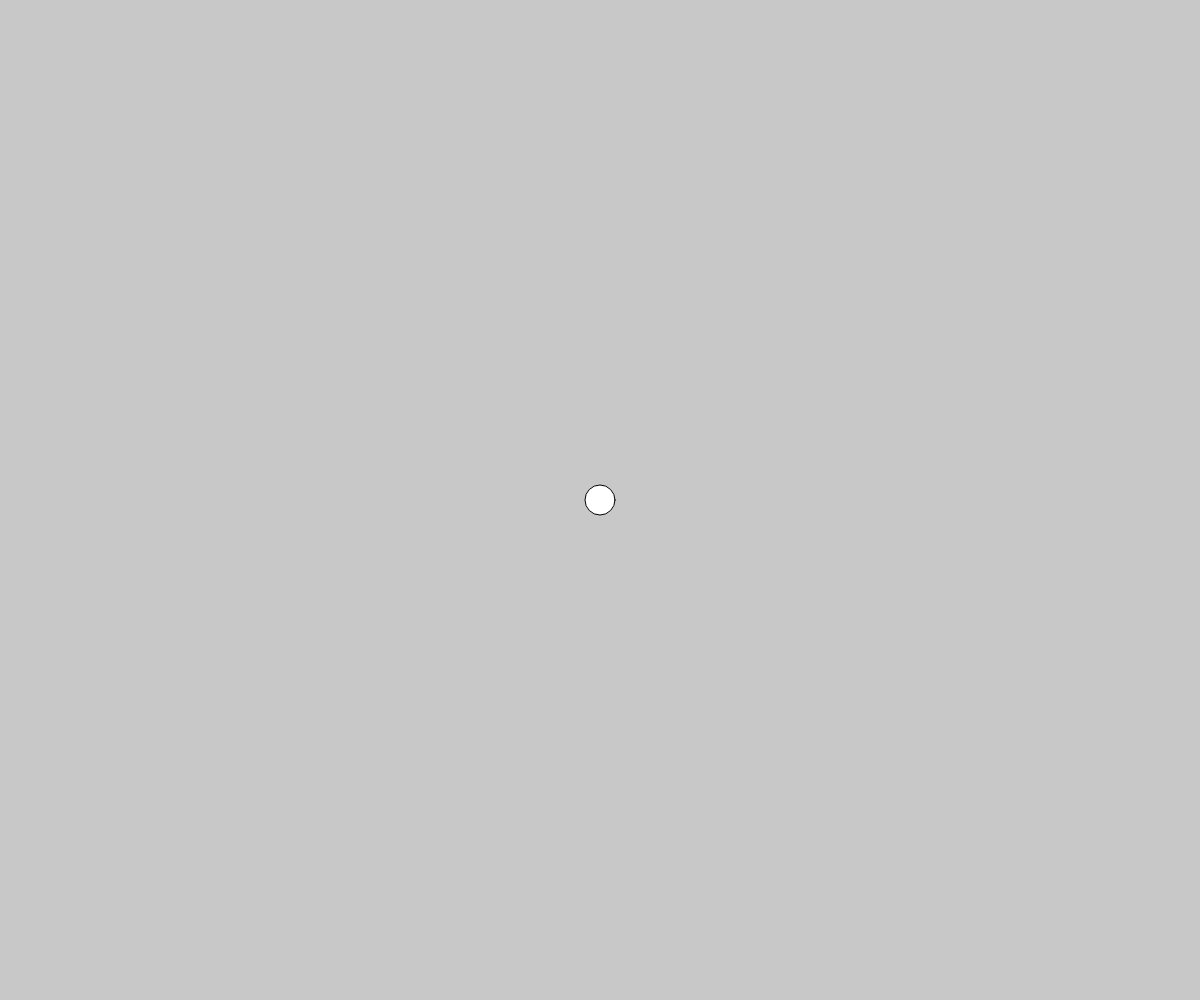
Frame 1 (no input)
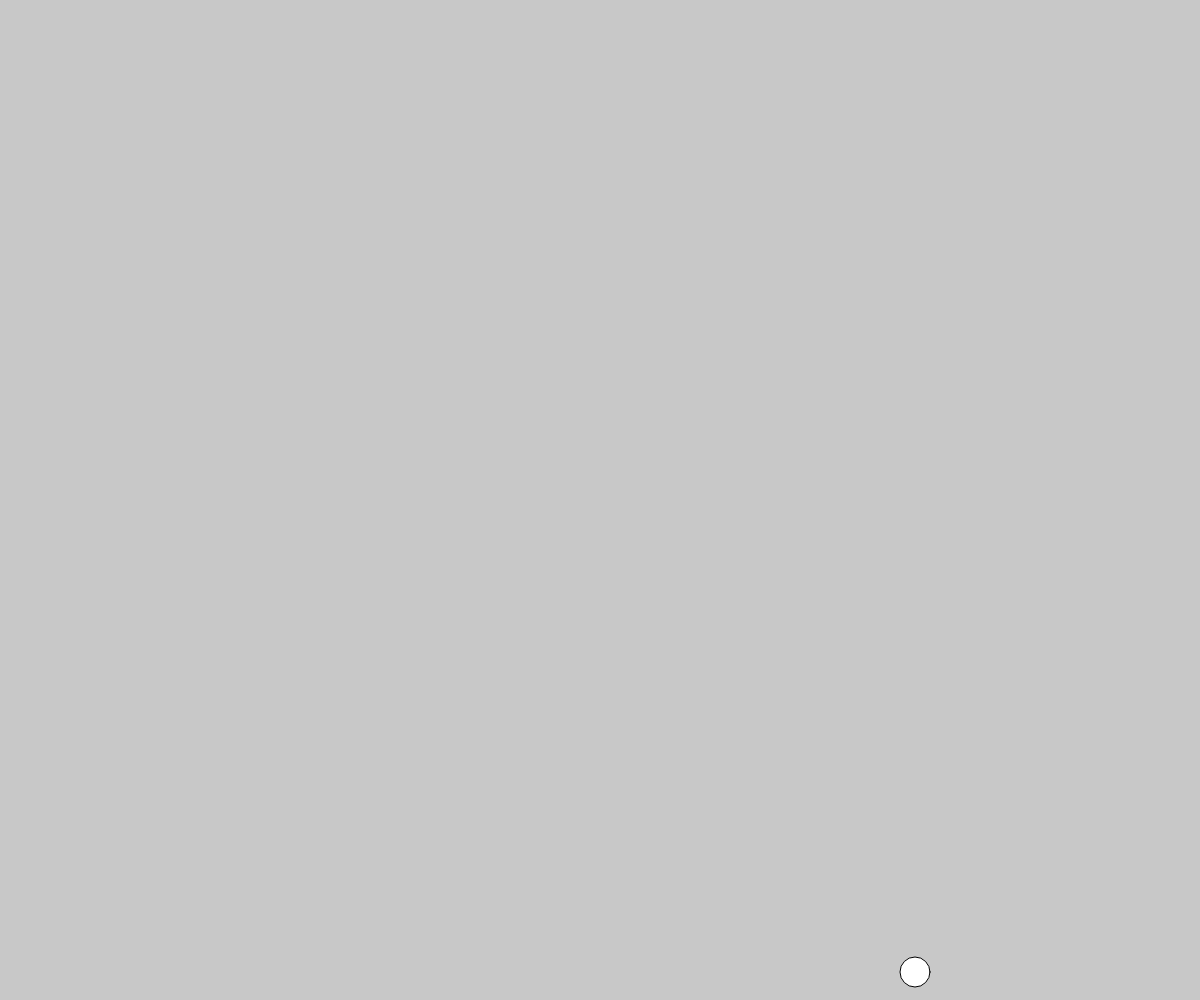
Frame 60 (no input)
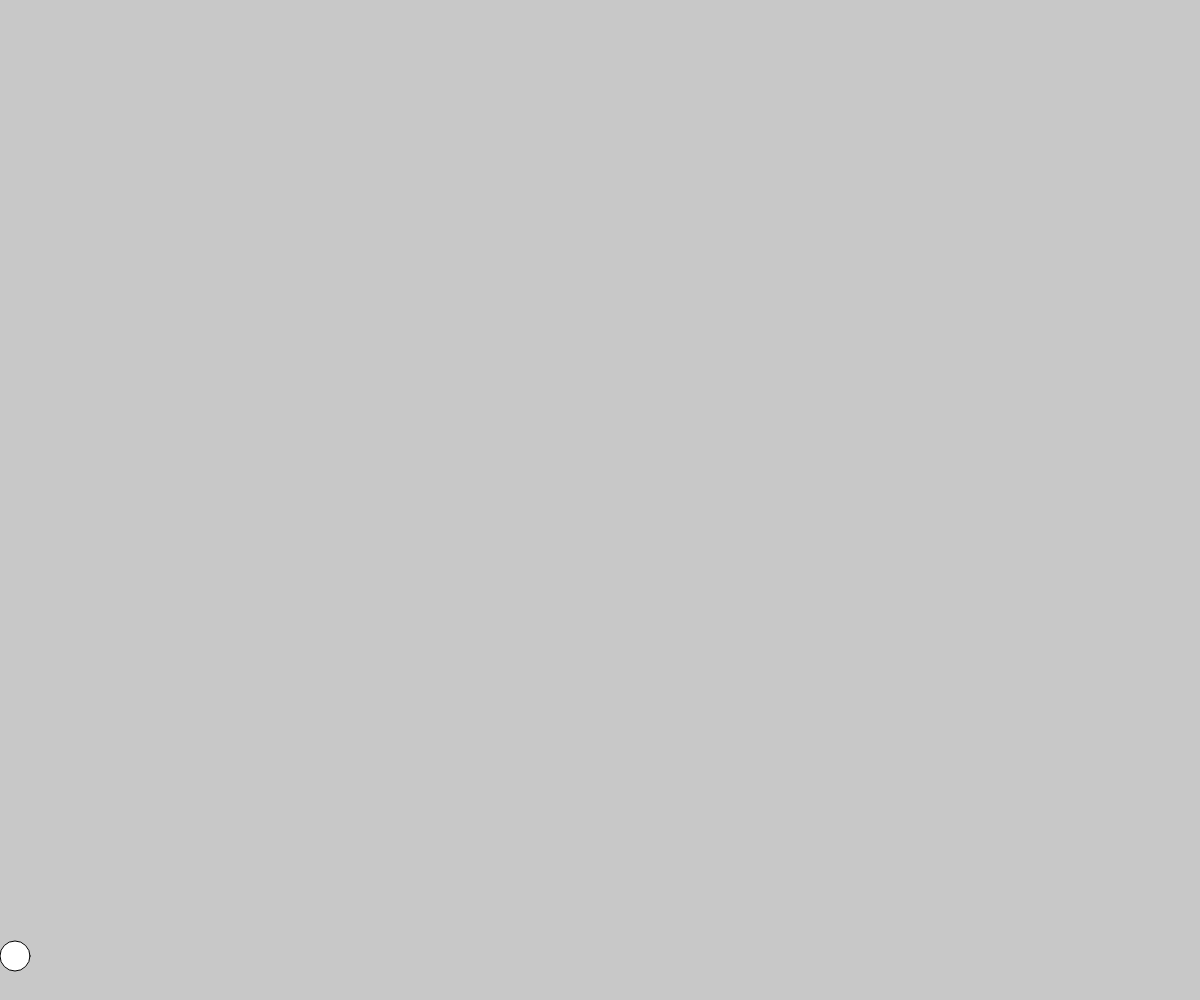
Frame 120 (the mouse pressed at the canvas centre since frame 60)

The p5.js sketch that drew these frames (run headless with seeded random() and noise() and a simulated clock; from frame 60 on, the mouse is pressed at the canvas centre):

// p5.js sketch
// ── sketch.js
let posizioneX, posizioneY
let velX, velY

function setup() {
	createCanvas(windowWidth, windowHeight)

	posizioneX = width/2
	posizioneY = height/2

	velX=15
	velY=8

}
function windowResized () {
	resizeCanvas(windowWidth, windowHeight)
}

function draw() {

	background(200)
	circle(posizioneX, posizioneY, 30)

	posizioneX = posizioneX + velX
	posizioneY = posizioneY + velY

	if(posizioneX >= width) {
		velX= -velX
	}
	if(posizioneX < 0){
		velX= -velX
	}


	if(posizioneY >= width) {
		velY= -velY
	}
	if(posizioneY < 0){
		velY= -velY
	}
}
